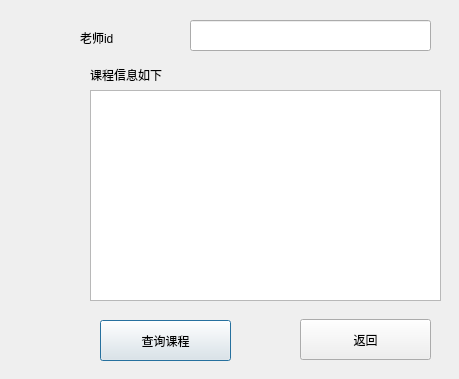
<?xml version="1.0" encoding="UTF-8"?>
<ui version="4.0">
 <class>teacheckcourse</class>
 <widget class="QDialog" name="teacheckcourse">
  <property name="geometry">
   <rect>
    <x>0</x>
    <y>0</y>
    <width>459</width>
    <height>379</height>
   </rect>
  </property>
  <property name="windowTitle">
   <string>Dialog</string>
  </property>
  <widget class="QLineEdit" name="tid">
   <property name="geometry">
    <rect>
     <x>190</x>
     <y>20</y>
     <width>241</width>
     <height>31</height>
    </rect>
   </property>
  </widget>
  <widget class="QLabel" name="label">
   <property name="geometry">
    <rect>
     <x>80</x>
     <y>30</y>
     <width>71</width>
     <height>16</height>
    </rect>
   </property>
   <property name="text">
    <string>老师id</string>
   </property>
  </widget>
  <widget class="QTableView" name="tableView">
   <property name="geometry">
    <rect>
     <x>90</x>
     <y>90</y>
     <width>351</width>
     <height>211</height>
    </rect>
   </property>
  </widget>
  <widget class="QLabel" name="label_2">
   <property name="geometry">
    <rect>
     <x>90</x>
     <y>59</y>
     <width>231</width>
     <height>31</height>
    </rect>
   </property>
   <property name="text">
    <string>课程信息如下</string>
   </property>
  </widget>
  <widget class="QPushButton" name="pushButton">
   <property name="geometry">
    <rect>
     <x>100</x>
     <y>320</y>
     <width>131</width>
     <height>41</height>
    </rect>
   </property>
   <property name="text">
    <string>查询课程</string>
   </property>
  </widget>
  <widget class="QPushButton" name="back">
   <property name="geometry">
    <rect>
     <x>300</x>
     <y>319</y>
     <width>131</width>
     <height>41</height>
    </rect>
   </property>
   <property name="text">
    <string>返回</string>
   </property>
  </widget>
 </widget>
 <resources/>
 <connections/>
</ui>
